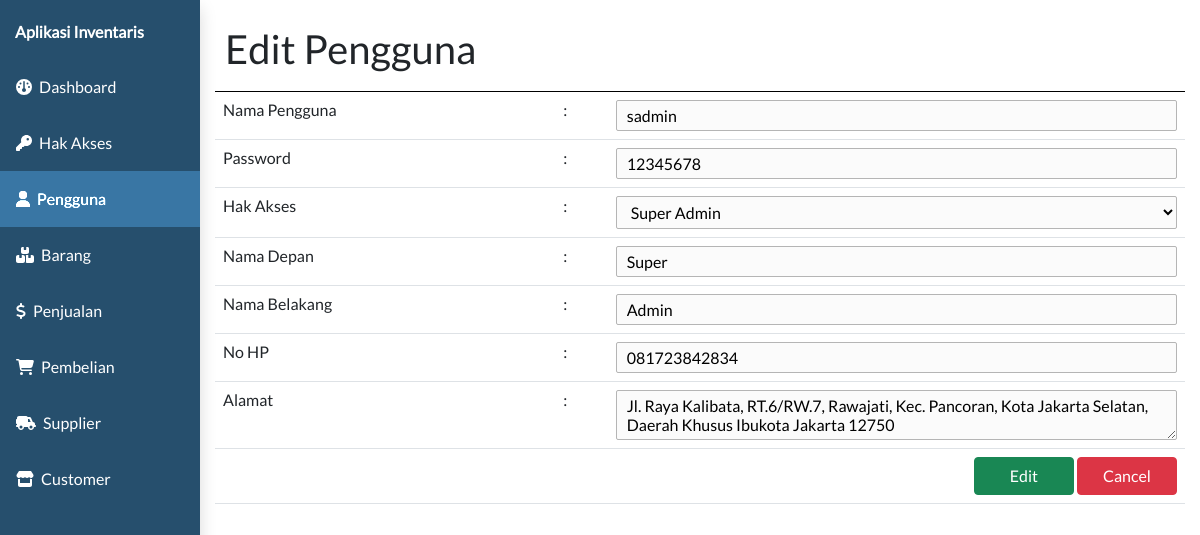
/admin.php?page=pengguna&subpage=pengguna-detail&id=1, run on the app's committed database.
### tables this page shows
CREATE TABLE `pengguna`  (
  `id_pengguna` int NOT NULL AUTO_INCREMENT,
  `nama_pengguna` varchar(30) NULL DEFAULT NULL,
  `password` varchar(50) NULL DEFAULT NULL,
  `nama_depan` varchar(50) NULL DEFAULT NULL,
  `nama_belakang` varchar(50) NULL DEFAULT NULL,
  `no_hp` varchar(15) NULL DEFAULT NULL,
  `alamat` text NULL,
  `id_akses` int NULL DEFAULT NULL,
  PRIMARY KEY (`id_pengguna`) USING BTREE,
  INDEX `IdAkses`(`id_akses` ASC) USING BTREE,
  CONSTRAINT `pengguna_ibfk_1` FOREIGN KEY (`id_akses`) REFERENCES `hak_akses` (`id_akses`) ON DELETE CASCADE ON UPDATE CASCADE
);

CREATE TABLE `hak_akses`  (
  `id_akses` int NOT NULL AUTO_INCREMENT,
  `nama_akses` varchar(255) NULL DEFAULT NULL,
  `keterangan` text NULL,
  PRIMARY KEY (`id_akses`) USING BTREE
);

### controller/pengguna_controller.php (called while the page is built, shortened)
<?php
require_once "controller/base_controller.php";
class PenggunaController {
    function callmodel(){
        $baseController = new BaseController();
    }
    function pengguna_detail($data){
        $model = new model;
        $penggunaDetail = $model->selectWhere("pengguna", "id_pengguna = '$data'");
        return $penggunaDetail;
    }
}
?>

### model/model.php (called while the page is built, shortened)
<?php
class model {
    function select($table){
        require "koneksi.php";
        $data = mysqli_query($connect, "SELECT * FROM $table");
        $dataarray = array();
            while($row = mysqli_fetch_assoc($data)){
                $dataarray[] = $row;
            }
        return $dataarray;
    }
    function selectWhere($table, $where){
        require "koneksi.php";
        $data = mysqli_query($connect, "SELECT * FROM $table where $where");
        $dataarray = array();
            while($row = mysqli_fetch_assoc($data)){
                $dataarray[] = $row;
            }
        return $dataarray;
    }
}
?>

### controller/hak_akses_controller.php (called while the page is built, shortened)
<?php
require_once "controller/base_controller.php";
class HakAksesController {
    function callmodel(){
        $baseController = new BaseController();
    }
    function hak_akses_list(){
        $model = new model;
        $hak_akses_list = $model->select("hak_akses");
        return $hak_akses_list;
    }
}
?>

### view/pengguna/pengguna-detail.php (the view, shortened to what this page needs)
<?php
require_once "controller/pengguna_controller.php";
require_once "controller/hak_akses_controller.php";
$penggunaController = new PenggunaController();
$penggunaController->callasset();
$penggunaDetail = null;
if (isset($_GET['id'])) {
    $penggunaDetail = $penggunaController->pengguna_detail($_GET['id']);
}
$hakAksesController = new HakAksesController();
$hakAksesList = $hakAksesController->hak_akses_list();
?>
<html>
<head>
</head>
<body>
    <div class="clm-12" style="border-bottom:1px solid black;">
        <h1><?php echo $penggunaDetail != null ? "Edit Pengguna" : "Tambah Pengguna" ?></h1>
    </div>
    <form action="submit.php" method="post" enctype="multipart/form-data">
        <table class="table">
            <tr>
                <td>Nama Pengguna</td>
                <td>:</td>
                <td><input type="text" class="input" name="nama_pengguna" value="<?php echo $penggunaDetail != null ? $penggunaDetail[0]['nama_pengguna'] : '' ?>" autocomplete="off" required/></td>
            </tr>
            <tr>
                <td>Password</td>
                <td>:</td>
                <td><input type="text" class="input" name="password" value="<?php echo $penggunaDetail != null ? $penggunaDetail[0]['password'] : '' ?>" autocomplete="off" required/></td>
            </tr>
            <tr>
                <td>Hak Akses</td>
                <td>:</td>
                <td>
                    <select name="id_akses" class="input" required>
                        <?php foreach ($hakAksesList as $hakAkses) : ?>
                            <option value="<?php echo $hakAkses['id_akses']; ?>"
                            <?php if ($penggunaDetail != null && $hakAkses['id_akses'] == $penggunaDetail[0]['id_akses']) {
                                echo "selected";
                            } ?>><?php echo $hakAkses['nama_akses']; ?></option>
                        <?php endforeach ?>
                    </select>
                </td>
            </tr>
            <tr>
                <td>Nama Depan</td>
                <td>:</td>
                <td><input type="text" class="input" name="nama_depan" value="<?php echo $penggunaDetail != null ? $penggunaDetail[0]['nama_depan'] : '' ?>" autocomplete="off" required/></td>
            </tr>
            <tr>
                <td>Nama Belakang</td>
                <td>:</td>
                <td><input type="text" class="input" name="nama_belakang" value="<?php echo $penggunaDetail != null ? $penggunaDetail[0]['nama_belakang'] : '' ?>" autocomplete="off" required/></td>
            </tr>
            <tr>
                <td>No HP</td>
                <td>:</td>
                <td><input type="tel" pattern="[0-9]*" class="input" name="no_hp" value="<?php echo $penggunaDetail != null ? $penggunaDetail[0]['no_hp'] : '' ?>" autocomplete="off" required/></td>
            </tr>
            <tr>
                <td style="vertical-align:top;">Alamat</td>
                <td style="vertical-align:top;">:</td>
                <td>
                    <textarea class="input" name="alamat" autocomplete="off" required><?php echo $penggunaDetail != null ? $penggunaDetail[0]['alamat'] : '' ?> </textarea>
                </td>
            </tr>
            <tr>
                <td colspan="3" style="text-align:right">
                    <?php if ($penggunaDetail) : ?>
                        <input type="submit" name="pengguna-edit-submit" class="btn btn-success" style="width:100px;" value="Edit">
                    <?php endif ?>
                    <a href="?page=pengguna&&subpage=pengguna-list"><input type="button" class="btn btn-danger" style="width:100px;" value="Cancel"></a>
                </td>
            </tr>
        </table>
    </form>
</body>
</html>

### assets/css/style.css (style rules this page uses)
* { font-family: 'lato'; margin: 0px; }
.clm-1, .clm-2, .clm-3, .clm-4, .clm-5, .clm-6, .clm-7, .clm-8, .clm-9, .clm-10, .clm-11, .clm-12 { float:left; padding:10px; box-sizing: border-box; }
.clm-12 { width:100%; }
.input { padding: 5px 10px; border:1px solid #b5b5b5; background:#fbfbfb; border-radius:2px; width: 100%; }

### data on the page
pengguna: nama_pengguna "sadmin", password "12345678", id_akses "Super Admin", nama_depan "Super", nama_belakang "Admin", no_hp "081723842834", alamat "Jl. Raya Kalibata, RT.6/RW.7, Rawajati, Kec. Pancoran, Kota Jakarta Selatan, Daerah Khusus Ibukota Jakarta 12750"
